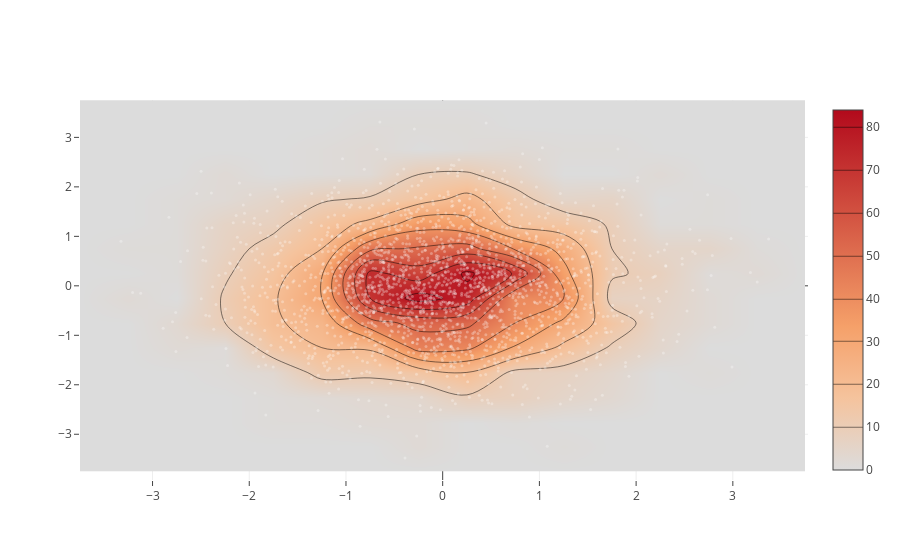

Notebook cell for this chart:
### Code cell
import numpy as np
x = np.random.randn(2000)
y = np.random.randn(2000)

iplot([Histogram2dContour(x=x,
                          y=y,
                          contours = Contours(coloring = 'heatmap')), 
      Scatter(x= x,
              y=y,
              mode = 'markers',
              marker = Marker(color = 'white', size = 3, opacity = 0.3))],
            show_link = False,
            )

### Figure 1 — Plotly figure (JSON) as saved in the notebook; plotly's stock layout.template omitted (floating-point values rounded to 4 significant figures; data arrays with more than 128 entries replaced by an {"elided": "..."} marker saying what was removed)
{"data": [{"contours": {"coloring": "heatmap"}, "type": "histogram2dcontour", "x": {"elided": "2000 float values"}, "y": {"elided": "2000 float values"}}, {"marker": {"color": "white", "opacity": 0.3, "size": 3}, "mode": "markers", "type": "scatter", "x": {"elided": "2000 float values"}, "y": {"elided": "2000 float values"}}], "layout": {}}
